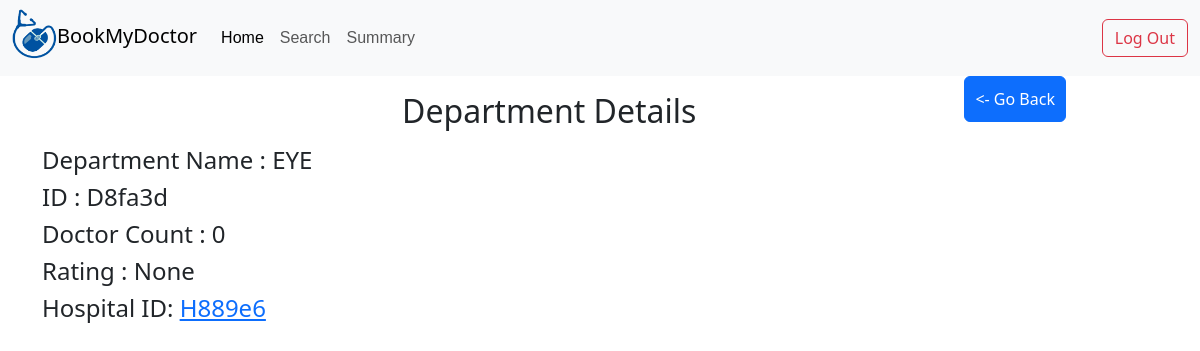
The page /D8fa3d/department/details on the database its author committed.
### application/models.py (models this page shows)
class Department(db.Model):
    id=db.Column(db.String(),primary_key=True)
    name=db.Column(db.String())
    nDoc=db.Column(db.Integer,default=0)
    rating=db.Column(db.Float)
    hid=db.Column(db.String(),db.ForeignKey('hospital.id'))
    deptdocs=db.relationship('Deptdoc',backref='department')

### application/controllers.py (the view)
@app.route('/<deptId>/department/details')
def departmentDetails(deptId):
    return render_template('department_details.html',Department=Department.query.get(deptId))

### templates/department_details.html (shortened to what this page needs)
{%extends 'adminbase.html'%}
{%block content%}
<div class="d-flex justify-content-around">
   <h2 class="text-center mt-3 mb-3">Department Details</h2>
<div>
   <a type="button" class="btn btn-primary" href="/admin/dashboard" ><- Go Back </a>
 </div>
</div>
      <div class="container">
         <h4>Department Name : {{Department.name}}</h4>
         <h4>ID : {{Department.id}}</h4>
         <h4>Doctor Count : {{Department.nDoc}}</h4>
         <h4>Rating : {{Department.rating}}</h4>
         <h4>Hospital ID: <a href="/{{Department.hid}}/hospital/details">{{Department.hid}}</a> </h4>
         </div>
{%endblock%}

### static/detailsbase.css (style rules this page uses)
.btn.btn.btn-primary { padding: 10px; }

### rows shown on the page
Department: name "EYE", id "D8fa3d", nDoc "0", rating "None", hid "H889e6"
